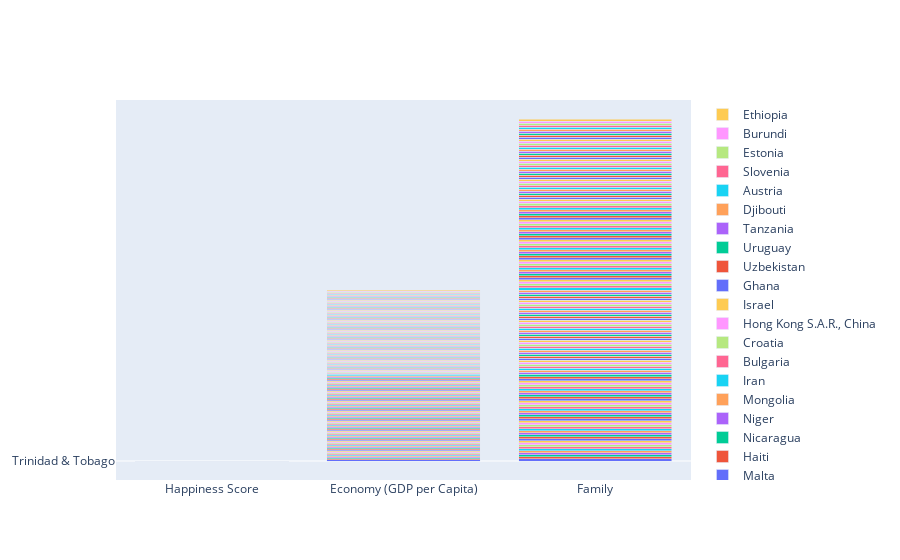

The code cell stored with this chart in its notebook:
### Code cell
animals=df["Happiness Score"]

names = ["Happiness Score", "Economy (GDP per Capita)", "Family"] 
#"Health (Life Expectancy)", "Freedom",
#        "Trust (Government Corruption)", "Generosity", "Dystopia Residual"]

data = []
ydata = 3
countries = [i for i in df["Country"]]
countryset = set(countries)
countries = list(countryset)
for j in countries:
    bar = go.Bar(name=j, y = countries, x = names)
    data.append(bar)

fig = go.Figure(data=data)
# Change the bar mode
fig.update_layout(barmode='stack')
fig.show()

### Figure 1 — Plotly figure (JSON) as saved in the notebook; plotly's stock layout.template omitted (floating-point values rounded to 4 significant figures; data arrays with more than 128 entries replaced by an {"elided": "..."} marker saying what was removed)
{"data": [{"name": "Trinidad & Tobago", "type": "bar", "x": ["Happiness Score", "Economy (GDP per Capita)", "Family"], "y": {"elided": "170 str values"}}, {"name": "Sri Lanka", "type": "bar", "x": ["Happiness Score", "Economy (GDP per Capita)", "Family"], "y": {"elided": "170 str values"}}, {"name": "Serbia", "type": "bar", "x": ["Happiness Score", "Economy (GDP per Capita)", "Family"], "y": {"elided": "170 str values"}}, {"name": "Iceland", "type": "bar", "x": ["Happiness Score", "Economy (GDP per Capita)", "Family"], "y": {"elided": "170 str values"}}, {"name": "Cyprus", "type": "bar", "x": ["Happiness Score", "Economy (GDP per Capita)", "Family"], "y": {"elided": "170 str values"}}, {"name": "Bhutan", "type": "bar", "x": ["Happiness Score", "Economy (GDP per Capita)", "Family"], "y": {"elided": "170 str values"}}, {"name": "Moldova", "type": "bar", "x": ["Happiness Score", "Economy (GDP per Capita)", "Family"], "y": {"elided": "170 str values"}}, {"name": "Hong Kong", "type": "bar", "x": ["Happiness Score", "Economy (GDP per Capita)", "Family"], "y": {"elided": "170 str values"}}, {"name": "Zambia", "type": "bar", "x": ["Happiness Score", "Economy (GDP per Capita)", "Family"], "y": {"elided": "170 str values"}}, {"name": "Singapore", "type": "bar", "x": ["Happiness Score", "Economy (GDP per Capita)", "Family"], "y": {"elided": "170 str values"}}, {"name": "Canada", "type": "bar", "x": ["Happiness Score", "Economy (GDP per Capita)", "Family"], "y": {"elided": "170 str values"}}, {"name": "Central African Republic", "type": "bar", "x": ["Happiness Score", "Economy (GDP per Capita)", "Family"], "y": {"elided": "170 str values"}}, {"name": "Vietnam", "type": "bar", "x": ["Happiness Score", "Economy (GDP per Capita)", "Family"], "y": {"elided": "170 str values"}}, {"name": "Tajikistan", "type": "bar", "x": ["Happiness Score", "Economy (GDP per Capita)", "Family"], "y": {"elided": "170 str values"}}, {"name": "Turkmenistan", "type": "bar", "x": ["Happiness Score", "Economy (GDP per Capita)", "Family"], "y": {"elided": "170 str values"}}, {"name": "Jordan", "type": "bar", "x": ["Happiness Score", "Economy (GDP per Capita)", "Family"], "y": {"elided": "170 str values"}}, {"name": "Togo", "type": "bar", "x": ["Happiness Score", "Economy (GDP per Capita)", "Family"], "y": {"elided": "170 str values"}}, {"name": "Cameroon", "type": "bar", "x": ["Happiness Score", "Economy (GDP per Capita)", "Family"], "y": {"elided": "170 str values"}}, {"name": "Honduras", "type": "bar", "x": ["Happiness Score", "Economy (GDP per Capita)", "Family"], "y": {"elided": "170 str values"}}, {"name": "Angola", "type": "bar", "x": ["Happiness Score", "Economy (GDP per Capita)", "Family"], "y": {"elided": "170 str values"}}, {"name": "North Macedonia", "type": "bar", "x": ["Happiness Score", "Economy (GDP per Capita)", "Family"], "y": {"elided": "170 str values"}}, {"name": "Turkey", "type": "bar", "x": ["Happiness Score", "Economy (GDP per Capita)", "Family"], "y": {"elided": "170 str values"}}, {"name": "Yemen", "type": "bar", "x": ["Happiness Score", "Economy (GDP per Capita)", "Family"], "y": {"elided": "170 str values"}}, {"name": "Ivory Coast", "type": "bar", "x": ["Happiness Score", "Economy (GDP per Capita)", "Family"], "y": {"elided": "170 str values"}}, {"name": "Dominican Republic", "type": "bar", "x": ["Happiness Score", "Economy (GDP per Capita)", "Family"], "y": {"elided": "170 str values"}}, {"name": "Namibia", "type": "bar", "x": ["Happiness Score", "Economy (GDP per Capita)", "Family"], "y": {"elided": "170 str values"}}, {"name": "Uganda", "type": "bar", "x": ["Happiness Score", "Economy (GDP per Capita)", "Family"], "y": {"elided": "170 str values"}}, {"name": "Belarus", "type": "bar", "x": ["Happiness Score", "Economy (GDP per Capita)", "Family"], "y": {"elided": "170 str values"}}, {"name": "Colombia", "type": "bar", "x": ["Happiness Score", "Economy (GDP per Capita)", "Family"], "y": {"elided": "170 str values"}}, {"name": "Lebanon", "type": "bar", "x": ["Happiness Score", "Economy (GDP per Capita)", "Family"], "y": {"elided": "170 str values"}}, {"name": "Sudan", "type": "bar", "x": ["Happiness Score", "Economy (GDP per Capita)", "Family"], "y": {"elided": "170 str values"}}, {"name": "Iraq", "type": "bar", "x": ["Happiness Score", "Economy (GDP per Capita)", "Family"], "y": {"elided": "170 str values"}}, {"name": "Hungary", "type": "bar", "x": ["Happiness Score", "Economy (GDP per Capita)", "Family"], "y": {"elided": "170 str values"}}, {"name": "Palestinian Territories", "type": "bar", "x": ["Happiness Score", "Economy (GDP per Capita)", "Family"], "y": {"elided": "170 str values"}}, {"name": "Russia", "type": "bar", "x": ["Happiness Score", "Economy (GDP per Capita)", "Family"], "y": {"elided": "170 str values"}}, {"name": "Taiwan Province of China", "type": "bar", "x": ["Happiness Score", "Economy (GDP per Capita)", "Family"], "y": {"elided": "170 str values"}}, {"name": "South Africa", "type": "bar", "x": ["Happiness Score", "Economy (GDP per Capita)", "Family"], "y": {"elided": "170 str values"}}, {"name": "Botswana", "type": "bar", "x": ["Happiness Score", "Economy (GDP per Capita)", "Family"], "y": {"elided": "170 str values"}}, {"name": "South Sudan", "type": "bar", "x": ["Happiness Score", "Economy (GDP per Capita)", "Family"], "y": {"elided": "170 str values"}}, {"name": "South Korea", "type": "bar", "x": ["Happiness Score", "Economy (GDP per Capita)", "Family"], "y": {"elided": "170 str values"}}, {"name": "Denmark", "type": "bar", "x": ["Happiness Score", "Economy (GDP per Capita)", "Family"], "y": {"elided": "170 str values"}}, {"name": "Armenia", "type": "bar", "x": ["Happiness Score", "Economy (GDP per Capita)", "Family"], "y": {"elided": "170 str values"}}, {"name": "Cambodia", "type": "bar", "x": ["Happiness Score", "Economy (GDP per Capita)", "Family"], "y": {"elided": "170 str values"}}, {"name": "Latvia", "type": "bar", "x": ["Happiness Score", "Economy (GDP per Capita)", "Family"], "y": {"elided": "170 str values"}}, {"name": "Pakistan", "type": "bar", "x": ["Happiness Score", "Economy (GDP per Capita)", "Family"], "y": {"elided": "170 str values"}}, {"name": "Benin", "type": "bar", "x": ["Happiness Score", "Economy (GDP per Capita)", "Family"], "y": {"elided": "170 str values"}}, {"name": "Somalia", "type": "bar", "x": ["Happiness Score", "Economy (GDP per Capita)", "Family"], "y": {"elided": "170 str values"}}, {"name": "Italy", "type": "bar", "x": ["Happiness Score", "Economy (GDP per Capita)", "Family"], "y": {"elided": "170 str values"}}, {"name": "Gambia", "type": "bar", "x": ["Happiness Score", "Economy (GDP per Capita)", "Family"], "y": {"elided": "170 str values"}}, {"name": "Liberia", "type": "bar", "x": ["Happiness Score", "Economy (GDP per Capita)", "Family"], "y": {"elided": "170 str values"}}, {"name": "Chile", "type": "bar", "x": ["Happiness Score", "Economy (GDP per Capita)", "Family"], "y": {"elided": "170 str values"}}, {"name": "Rwanda", "type": "bar", "x": ["Happiness Score", "Economy (GDP per Capita)", "Family"], "y": {"elided": "170 str values"}}, {"name": "Chad", "type": "bar", "x": ["Happiness Score", "Economy (GDP per Capita)", "Family"], "y": {"elided": "170 str values"}}, {"name": "Lithuania", "type": "bar", "x": ["Happiness Score", "Economy (GDP per Capita)", "Family"], "y": {"elided": "170 str values"}}, {"name": "Greece", "type": "bar", "x": ["Happiness Score", "Economy (GDP per Capita)", "Family"], "y": {"elided": "170 str values"}}, {"name": "Egypt", "type": "bar", "x": ["Happiness Score", "Economy (GDP per Capita)", "Family"], "y": {"elided": "170 str values"}}, {"name": "United Arab Emirates", "type": "bar", "x": ["Happiness Score", "Economy (GDP per Capita)", "Family"], "y": {"elided": "170 str values"}}, {"name": "Argentina", "type": "bar", "x": ["Happiness Score", "Economy (GDP per Capita)", "Family"], "y": {"elided": "170 str values"}}, {"name": "Panama", "type": "bar", "x": ["Happiness Score", "Economy (GDP per Capita)", "Family"], "y": {"elided": "170 str values"}}, {"name": "Puerto Rico", "type": "bar", "x": ["Happiness Score", "Economy (GDP per Capita)", "Family"], "y": {"elided": "170 str values"}}, {"name": "Gabon", "type": "bar", "x": ["Happiness Score", "Economy (GDP per Capita)", "Family"], "y": {"elided": "170 str values"}}, {"name": "Guinea", "type": "bar", "x": ["Happiness Score", "Economy (GDP per Capita)", "Family"], "y": {"elided": "170 str values"}}, {"name": "Mauritania", "type": "bar", "x": ["Happiness Score", "Economy (GDP per Capita)", "Family"], "y": {"elided": "170 str values"}}, {"name": "India", "type": "bar", "x": ["Happiness Score", "Economy (GDP per Capita)", "Family"], "y": {"elided": "170 str values"}}, {"name": "El Salvador", "type": "bar", "x": ["Happiness Score", "Economy (GDP per Capita)", "Family"], "y": {"elided": "170 str values"}}, {"name": "Ecuador", "type": "bar", "x": ["Happiness Score", "Economy (GDP per Capita)", "Family"], "y": {"elided": "170 str values"}}, {"name": "Lesotho", "type": "bar", "x": ["Happiness Score", "Economy (GDP per Capita)", "Family"], "y": {"elided": "170 str values"}}, {"name": "Burkina Faso", "type": "bar", "x": ["Happiness Score", "Economy (GDP per Capita)", "Family"], "y": {"elided": "170 str values"}}, {"name": "China", "type": "bar", "x": ["Happiness Score", "Economy (GDP per Capita)", "Family"], "y": {"elided": "170 str values"}}, {"name": "Afghanistan", "type": "bar", "x": ["Happiness Score", "Economy (GDP per Capita)", "Family"], "y": {"elided": "170 str values"}}, {"name": "Luxembourg", "type": "bar", "x": ["Happiness Score", "Economy (GDP per Capita)", "Family"], "y": {"elided": "170 str values"}}, {"name": "Venezuela", "type": "bar", "x": ["Happiness Score", "Economy (GDP per Capita)", "Family"], "y": {"elided": "170 str values"}}, {"name": "Kazakhstan", "type": "bar", "x": ["Happiness Score", "Economy (GDP per Capita)", "Family"], "y": {"elided": "170 str values"}}, {"name": "Ireland", "type": "bar", "x": ["Happiness Score", "Economy (GDP per Capita)", "Family"], "y": {"elided": "170 str values"}}, {"name": "Finland", "type": "bar", "x": ["Happiness Score", "Economy (GDP per Capita)", "Family"], "y": {"elided": "170 str values"}}, {"name": "Malaysia", "type": "bar", "x": ["Happiness Score", "Economy (GDP per Capita)", "Family"], "y": {"elided": "170 str values"}}, {"name": "Georgia", "type": "bar", "x": ["Happiness Score", "Economy (GDP per Capita)", "Family"], "y": {"elided": "170 str values"}}, {"name": "Guatemala", "type": "bar", "x": ["Happiness Score", "Economy (GDP per Capita)", "Family"], "y": {"elided": "170 str values"}}, {"name": "New Zealand", "type": "bar", "x": ["Happiness Score", "Economy (GDP per Capita)", "Family"], "y": {"elided": "170 str values"}}, {"name": "Senegal", "type": "bar", "x": ["Happiness Score", "Economy (GDP per Capita)", "Family"], "y": {"elided": "170 str values"}}, {"name": "Mauritius", "type": "bar", "x": ["Happiness Score", "Economy (GDP per Capita)", "Family"], "y": {"elided": "170 str values"}}, {"name": "United States", "type": "bar", "x": ["Happiness Score", "Economy (GDP per Capita)", "Family"], "y": {"elided": "170 str values"}}, {"name": "Nepal", "type": "bar", "x": ["Happiness Score", "Economy (GDP per Capita)", "Family"], "y": {"elided": "170 str values"}}, {"name": "United Kingdom", "type": "bar", "x": ["Happiness Score", "Economy (GDP per Capita)", "Family"], "y": {"elided": "170 str values"}}, {"name": "Norway", "type": "bar", "x": ["Happiness Score", "Economy (GDP per Capita)", "Family"], "y": {"elided": "170 str values"}}, {"name": "Kuwait", "type": "bar", "x": ["Happiness Score", "Economy (GDP per Capita)", "Family"], "y": {"elided": "170 str values"}}, {"name": "Belgium", "type": "bar", "x": ["Happiness Score", "Economy (GDP per Capita)", "Family"], "y": {"elided": "170 str values"}}, {"name": "Portugal", "type": "bar", "x": ["Happiness Score", "Economy (GDP per Capita)", "Family"], "y": {"elided": "170 str values"}}, {"name": "Jamaica", "type": "bar", "x": ["Happiness Score", "Economy (GDP per Capita)", "Family"], "y": {"elided": "170 str values"}}, {"name": "Thailand", "type": "bar", "x": ["Happiness Score", "Economy (GDP per Capita)", "Family"], "y": {"elided": "170 str values"}}, {"name": "Indonesia", "type": "bar", "x": ["Happiness Score", "Economy (GDP per Capita)", "Family"], "y": {"elided": "170 str values"}}, {"name": "North Cyprus", "type": "bar", "x": ["Happiness Score", "Economy (GDP per Capita)", "Family"], "y": {"elided": "170 str values"}}, {"name": "Bosnia and Herzegovina", "type": "bar", "x": ["Happiness Score", "Economy (GDP per Capita)", "Family"], "y": {"elided": "170 str values"}}, {"name": "Myanmar", "type": "bar", "x": ["Happiness Score", "Economy (GDP per Capita)", "Family"], "y": {"elided": "170 str values"}}, {"name": "Tunisia", "type": "bar", "x": ["Happiness Score", "Economy (GDP per Capita)", "Family"], "y": {"elided": "170 str values"}}, {"name": "Australia", "type": "bar", "x": ["Happiness Score", "Economy (GDP per Capita)", "Family"], "y": {"elided": "170 str values"}}, {"name": "Philippines", "type": "bar", "x": ["Happiness Score", "Economy (GDP per Capita)", "Family"], "y": {"elided": "170 str values"}}, {"name": "Costa Rica", "type": "bar", "x": ["Happiness Score", "Economy (GDP per Capita)", "Family"], "y": {"elided": "170 str values"}}, {"name": "Somaliland Region", "type": "bar", "x": ["Happiness Score", "Economy (GDP per Capita)", "Family"], "y": {"elided": "170 str values"}}, {"name": "Nigeria", "type": "bar", "x": ["Happiness Score", "Economy (GDP per Capita)", "Family"], "y": {"elided": "170 str values"}}, {"name": "Mozambique", "type": "bar", "x": ["Happiness Score", "Economy (GDP per Capita)", "Family"], "y": {"elided": "170 str values"}}, {"name": "Malawi", "type": "bar", "x": ["Happiness Score", "Economy (GDP per Capita)", "Family"], "y": {"elided": "170 str values"}}, {"name": "Belize", "type": "bar", "x": ["Happiness Score", "Economy (GDP per Capita)", "Family"], "y": {"elided": "170 str values"}}, {"name": "Paraguay", "type": "bar", "x": ["Happiness Score", "Economy (GDP per Capita)", "Family"], "y": {"elided": "170 str values"}}, {"name": "Mali", "type": "bar", "x": ["Happiness Score", "Economy (GDP per Capita)", "Family"], "y": {"elided": "170 str values"}}, {"name": "Poland", "type": "bar", "x": ["Happiness Score", "Economy (GDP per Capita)", "Family"], "y": {"elided": "170 str values"}}, {"name": "Kosovo", "type": "bar", "x": ["Happiness Score", "Economy (GDP per Capita)", "Family"], "y": {"elided": "170 str values"}}, {"name": "Somaliland region", "type": "bar", "x": ["Happiness Score", "Economy (GDP per Capita)", "Family"], "y": {"elided": "170 str values"}}, {"name": "Germany", "type": "bar", "x": ["Happiness Score", "Economy (GDP per Capita)", "Family"], "y": {"elided": "170 str values"}}, {"name": "Kyrgyzstan", "type": "bar", "x": ["Happiness Score", "Economy (GDP per Capita)", "Family"], "y": {"elided": "170 str values"}}, {"name": "Suriname", "type": "bar", "x": ["Happiness Score", "Economy (GDP per Capita)", "Family"], "y": {"elided": "170 str values"}}, {"name": "Netherlands", "type": "bar", "x": ["Happiness Score", "Economy (GDP per Capita)", "Family"], "y": {"elided": "170 str values"}}, {"name": "Azerbaijan", "type": "bar", "x": ["Happiness Score", "Economy (GDP per Capita)", "Family"], "y": {"elided": "170 str values"}}, {"name": "Bahrain", "type": "bar", "x": ["Happiness Score", "Economy (GDP per Capita)", "Family"], "y": {"elided": "170 str values"}}, {"name": "Libya", "type": "bar", "x": ["Happiness Score", "Economy (GDP per Capita)", "Family"], "y": {"elided": "170 str values"}}, {"name": "Switzerland", "type": "bar", "x": ["Happiness Score", "Economy (GDP per Capita)", "Family"], "y": {"elided": "170 str values"}}, {"name": "Japan", "type": "bar", "x": ["Happiness Score", "Economy (GDP per Capita)", "Family"], "y": {"elided": "170 str values"}}, {"name": "Romania", "type": "bar", "x": ["Happiness Score", "Economy (GDP per Capita)", "Family"], "y": {"elided": "170 str values"}}, {"name": "Montenegro", "type": "bar", "x": ["Happiness Score", "Economy (GDP per Capita)", "Family"], "y": {"elided": "170 str values"}}, {"name": "Saudi Arabia", "type": "bar", "x": ["Happiness Score", "Economy (GDP per Capita)", "Family"], "y": {"elided": "170 str values"}}, {"name": "Slovakia", "type": "bar", "x": ["Happiness Score", "Economy (GDP per Capita)", "Family"], "y": {"elided": "170 str values"}}, {"name": "Oman", "type": "bar", "x": ["Happiness Score", "Economy (GDP per Capita)", "Family"], "y": {"elided": "170 str values"}}, {"name": "Bolivia", "type": "bar", "x": ["Happiness Score", "Economy (GDP per Capita)", "Family"], "y": {"elided": "170 str values"}}, {"name": "Swaziland", "type": "bar", "x": ["Happiness Score", "Economy (GDP per Capita)", "Family"], "y": {"elided": "170 str values"}}, {"name": "Madagascar", "type": "bar", "x": ["Happiness Score", "Economy (GDP per Capita)", "Family"], "y": {"elided": "170 str values"}}, {"name": "France", "type": "bar", "x": ["Happiness Score", "Economy (GDP per Capita)", "Family"], "y": {"elided": "170 str values"}}, {"name": "Peru", "type": "bar", "x": ["Happiness Score", "Economy (GDP per Capita)", "Family"], "y": {"elided": "170 str values"}}, {"name": "Northern Cyprus", "type": "bar", "x": ["Happiness Score", "Economy (GDP per Capita)", "Family"], "y": {"elided": "170 str values"}}, {"name": "Macedonia", "type": "bar", "x": ["Happiness Score", "Economy (GDP per Capita)", "Family"], "y": {"elided": "170 str values"}}, {"name": "Zimbabwe", "type": "bar", "x": ["Happiness Score", "Economy (GDP per Capita)", "Family"], "y": {"elided": "170 str values"}}, {"name": "Algeria", "type": "bar", "x": ["Happiness Score", "Economy (GDP per Capita)", "Family"], "y": {"elided": "170 str values"}}, {"name": "Kenya", "type": "bar", "x": ["Happiness Score", "Economy (GDP per Capita)", "Family"], "y": {"elided": "170 str values"}}, {"name": "Qatar", "type": "bar", "x": ["Happiness Score", "Economy (GDP per Capita)", "Family"], "y": {"elided": "170 str values"}}, {"name": "Congo (Brazzaville)", "type": "bar", "x": ["Happiness Score", "Economy (GDP per Capita)", "Family"], "y": {"elided": "170 str values"}}, {"name": "Trinidad and Tobago", "type": "bar", "x": ["Happiness Score", "Economy (GDP per Capita)", "Family"], "y": {"elided": "170 str values"}}, {"name": "Comoros", "type": "bar", "x": ["Happiness Score", "Economy (GDP per Capita)", "Family"], "y": {"elided": "170 str values"}}, {"name": "Taiwan", "type": "bar", "x": ["Happiness Score", "Economy (GDP per Capita)", "Family"], "y": {"elided": "170 str values"}}, {"name": "Bangladesh", "type": "bar", "x": ["Happiness Score", "Economy (GDP per Capita)", "Family"], "y": {"elided": "170 str values"}}, {"name": "Ukraine", "type": "bar", "x": ["Happiness Score", "Economy (GDP per Capita)", "Family"], "y": {"elided": "170 str values"}}, {"name": "Laos", "type": "bar", "x": ["Happiness Score", "Economy (GDP per Capita)", "Family"], "y": {"elided": "170 str values"}}, {"name": "Spain", "type": "bar", "x": ["Happiness Score", "Economy (GDP per Capita)", "Family"], "y": {"elided": "170 str values"}}, {"name": "Sweden", "type": "bar", "x": ["Happiness Score", "Economy (GDP per Capita)", "Family"], "y": {"elided": "170 str values"}}, {"name": "Albania", "type": "bar", "x": ["Happiness Score", "Economy (GDP per Capita)", "Family"], "y": {"elided": "170 str values"}}, {"name": "Morocco", "type": "bar", "x": ["Happiness Score", "Economy (GDP per Capita)", "Family"], "y": {"elided": "170 str values"}}, {"name": "Sierra Leone", "type": "bar", "x": ["Happiness Score", "Economy (GDP per Capita)", "Family"], "y": {"elided": "170 str values"}}, {"name": "Syria", "type": "bar", "x": ["Happiness Score", "Economy (GDP per Capita)", "Family"], "y": {"elided": "170 str values"}}, {"name": "Brazil", "type": "bar", "x": ["Happiness Score", "Economy (GDP per Capita)", "Family"], "y": {"elided": "170 str values"}}, {"name": "Czech Republic", "type": "bar", "x": ["Happiness Score", "Economy (GDP per Capita)", "Family"], "y": {"elided": "170 str values"}}, {"name": "Mexico", "type": "bar", "x": ["Happiness Score", "Economy (GDP per Capita)", "Family"], "y": {"elided": "170 str values"}}, {"name": "Congo (Kinshasa)", "type": "bar", "x": ["Happiness Score", "Economy (GDP per Capita)", "Family"], "y": {"elided": "170 str values"}}, {"name": "Malta", "type": "bar", "x": ["Happiness Score", "Economy (GDP per Capita)", "Family"], "y": {"elided": "170 str values"}}, {"name": "Haiti", "type": "bar", "x": ["Happiness Score", "Economy (GDP per Capita)", "Family"], "y": {"elided": "170 str values"}}, {"name": "Nicaragua", "type": "bar", "x": ["Happiness Score", "Economy (GDP per Capita)", "Family"], "y": {"elided": "170 str values"}}, {"name": "Niger", "type": "bar", "x": ["Happiness Score", "Economy (GDP per Capita)", "Family"], "y": {"elided": "170 str values"}}, {"name": "Mongolia", "type": "bar", "x": ["Happiness Score", "Economy (GDP per Capita)", "Family"], "y": {"elided": "170 str values"}}, {"name": "Iran", "type": "bar", "x": ["Happiness Score", "Economy (GDP per Capita)", "Family"], "y": {"elided": "170 str values"}}, {"name": "Bulgaria", "type": "bar", "x": ["Happiness Score", "Economy (GDP per Capita)", "Family"], "y": {"elided": "170 str values"}}, {"name": "Croatia", "type": "bar", "x": ["Happiness Score", "Economy (GDP per Capita)", "Family"], "y": {"elided": "170 str values"}}, {"name": "Hong Kong S.A.R., China", "type": "bar", "x": ["Happiness Score", "Economy (GDP per Capita)", "Family"], "y": {"elided": "170 str values"}}, {"name": "Israel", "type": "bar", "x": ["Happiness Score", "Economy (GDP per Capita)", "Family"], "y": {"elided": "170 str values"}}, {"name": "Ghana", "type": "bar", "x": ["Happiness Score", "Economy (GDP per Capita)", "Family"], "y": {"elided": "170 str values"}}, {"name": "Uzbekistan", "type": "bar", "x": ["Happiness Score", "Economy (GDP per Capita)", "Family"], "y": {"elided": "170 str values"}}, {"name": "Uruguay", "type": "bar", "x": ["Happiness Score", "Economy (GDP per Capita)", "Family"], "y": {"elided": "170 str values"}}, {"name": "Tanzania", "type": "bar", "x": ["Happiness Score", "Economy (GDP per Capita)", "Family"], "y": {"elided": "170 str values"}}, {"name": "Djibouti", "type": "bar", "x": ["Happiness Score", "Economy (GDP per Capita)", "Family"], "y": {"elided": "170 str values"}}, {"name": "Austria", "type": "bar", "x": ["Happiness Score", "Economy (GDP per Capita)", "Family"], "y": {"elided": "170 str values"}}, {"name": "Slovenia", "type": "bar", "x": ["Happiness Score", "Economy (GDP per Capita)", "Family"], "y": {"elided": "170 str values"}}, {"name": "Estonia", "type": "bar", "x": ["Happiness Score", "Economy (GDP per Capita)", "Family"], "y": {"elided": "170 str values"}}, {"name": "Burundi", "type": "bar", "x": ["Happiness Score", "Economy (GDP per Capita)", "Family"], "y": {"elided": "170 str values"}}, {"name": "Ethiopia", "type": "bar", "x": ["Happiness Score", "Economy (GDP per Capita)", "Family"], "y": {"elided": "170 str values"}}], "layout": {"barmode": "stack"}}
